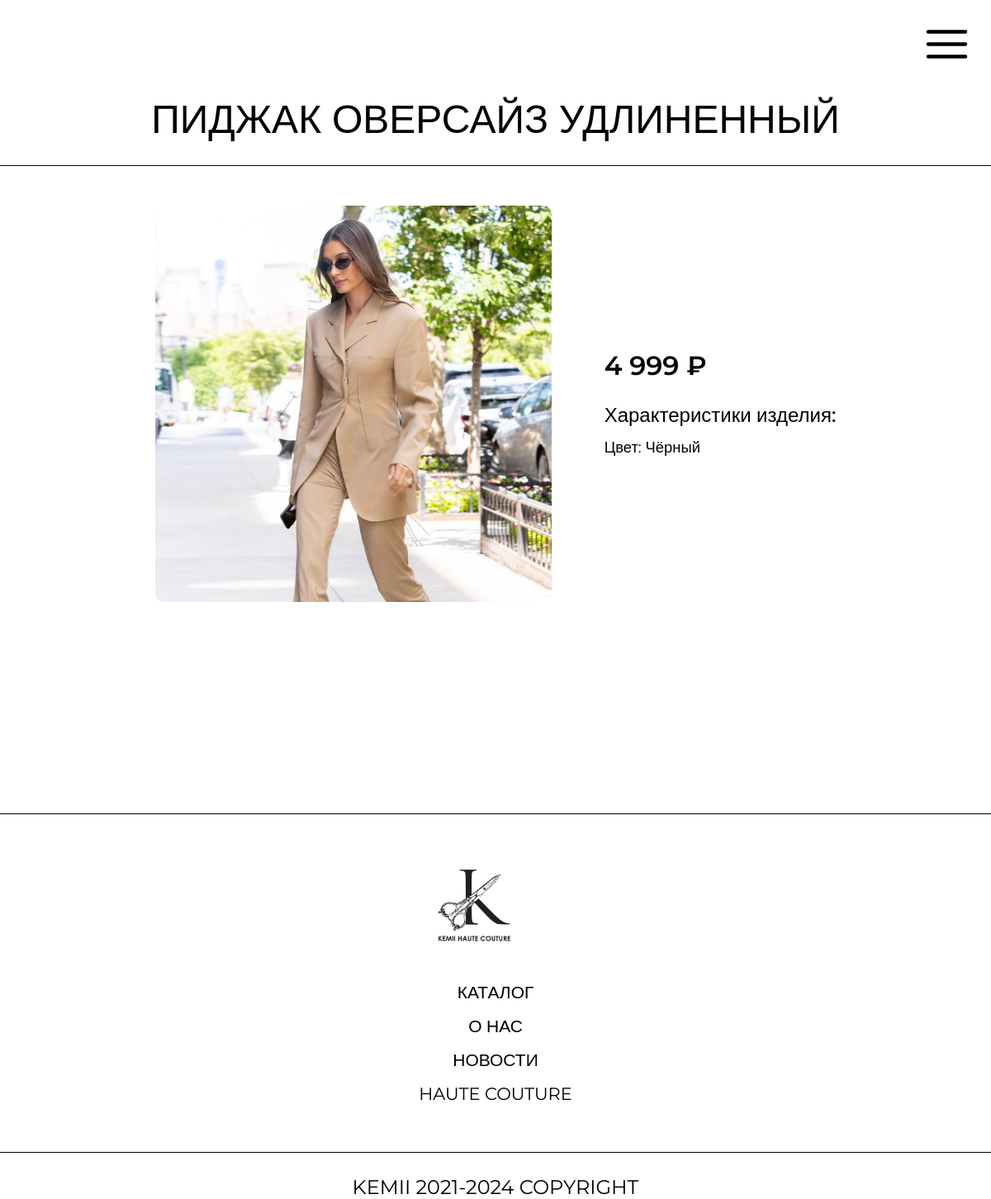
The app's page /card.php?id=8 with its own data.
### tables this page shows
CREATE TABLE `product` (
  `Id` int(11) NOT NULL,
  `Name` varchar(100) NOT NULL,
  `Photo` varchar(250) DEFAULT NULL,
  `Price` int(11) NOT NULL,
  `Description` varchar(2000) NOT NULL,
  `IdProduct` int(11) NOT NULL,
  `color_id` int(11) DEFAULT NULL,
  `material_id` int(11) DEFAULT NULL,
  `size_id` int(11) DEFAULT NULL
);

CREATE TABLE `product_colors` (
  `id` int(11) NOT NULL,
  `name` varchar(100) NOT NULL
);

### card.php (the view, shortened to what this page needs)
<?php
require 'php/db.php';
if (isset($_GET['id'])) {
  $productId = $_GET['id'];
  $sql = "SELECT p.*, pc.name as color_name, pm.name as material_name, ps.name as size_name
  FROM product p
  LEFT JOIN product_colors pc ON (p.color_id = pc.id)
  LEFT JOIN product_materials pm ON (p.material_id = pm.id)
  LEFT JOIN product_sizes ps ON (p.size_id = ps.id)
  WHERE p.id = {$productId} AND (p.color_id IS NOT NULL OR p.material_id IS NOT NULL OR p.size_id IS NOT NULL)";
  $result = $mysql->query($sql);
  if ($result) {
    $row = $result->fetch_assoc();
    $productName = $row['Name'];
    $productPrice = $row['Price'];
    $productColor = $row['color_name'];
    $productMaterial = $row['material_name'];
    $productSize = $row['size_name'];
    $productPhoto = $row['Photo'];
  } else {
    die("Ошибка SQL-запроса");
  }
}
?>
<!DOCTYPE html>
<html lang="en">
<head>
  <link rel="stylesheet" href="./css/reset.css">
  <link rel="stylesheet" href="./css/style.css">
</head>
<body>
  <?php include($_SERVER['DOCUMENT_ROOT'] . '/components/header.php') ?>
  <div class="sign">
    <div class="container">
      <div class="sign-content">
        <div class="sign-text">
          <h1 class="catalog-title">
            <?= $productName ?>
          </h1>
        </div>
        <div class="catalog-card-one">
          <img class="catalog-one-img" src="./img/products/<?= $productPhoto ?>" alt="Product Photo">
          <div class="card-text-content">
            <p class="catalog-one-text price"><?= number_format($productPrice, 0, '.', ' ') ?> ₽</p>
            <?php if (!empty($productMaterial) || !empty($productColor) || !empty($productSize)) : ?>
              <div class="catalog-one-characteristics">
                <h3>Характеристики изделия:</h3>
                <?php if (!empty($productColor)) : ?>
                  <p>Цвет: <?= $productColor ?></p>
                <?php endif; ?>
              </div>
            <?php endif; ?>
          </div>
        </div>
      </div>
    </div>
  </div>
  <?php include($_SERVER['DOCUMENT_ROOT'] . '/components/footer.php') ?>

### css/style.css (style rules this page uses)
img { display: flex; object-fit: contain; }
html { scroll-behavior: smooth; font-family: "Montserrat", sans-serif; font-weight: 400; }
* { box-sizing: border-box; padding: 0px; margin: 0px; text-decoration: none; list-style: none; }
.price { font-size: 12px; }
.container { width: 100%; max-width: 1400px; margin: 0 auto; }
.catalog-one-img { max-width: 30rem; aspect-ratio: 1/1; object-fit: cover; border-radius: 10px; }
.catalog-one-text { height: fit-content; font-size: 1.5rem; }
.catalog-one-characteristics { margin-top: 1.75rem; }
.catalog-one-characteristics h3 { font-size: 1.5rem; font-weight: 500; margin-bottom: 1.1rem; }
.catalog-one-characteristics p { font-size: 1.15rem; }
.catalog-one-text.price { font-weight: 600; font-size: 2rem; }
:root { --border-color: #3f3f3f; --background-color: #292929; --text-color: #121212; --transition: all 0.2s ease-in; }
.sign { margin-top: 120px; text-align: center; }
.sign-content { display: grid; }
.catalog-title { color: #000; font-weight: 500; font-size: 3rem; text-transform: uppercase; margin-bottom: 3rem; padding-bottom: 2rem; border-bottom: 1px solid #000; }
.catalog-card-one { margin: 0 auto; display: flex; align-items: center; justify-content: center; gap: 4rem; margin-bottom: 2rem; }
.card-text-content>* { text-align: left; }
@media (max-width: 1339px) { .container { max-width: 90%; margin: 0 auto; } }
@media (max-width: 1700px) { .container { max-width: 1300px; margin: 0 auto; } }

### records on screen
product: Name "ПИДЖАК ОВЕРСАЙЗ УДЛИНЕННЫЙ", Photo (picture), Price "4 999", color.name "Чёрный"
